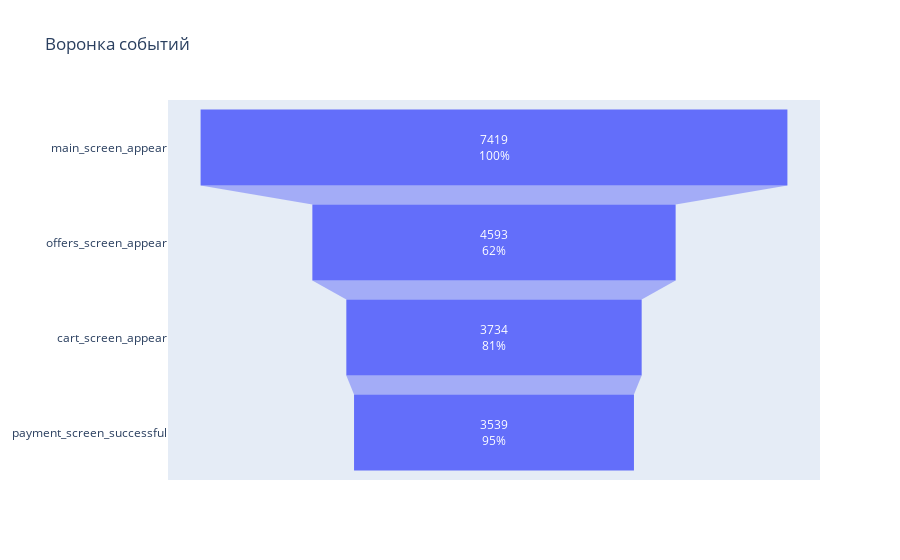

The code cell stored with this chart in its notebook:
### Code cell
#!c1.8
fig = go.Figure(go.Funnel(y=event_by_users['event_name'], x=event_by_users['unique_users'], textinfo = "value+percent previous", hoverinfo = "percent initial+percent previous"))
fig.update_layout(title='Воронка событий')
fig.show()

### Figure 1 — Plotly figure (JSON) as saved in the notebook; plotly's stock layout.template omitted (floating-point values rounded to 4 significant figures)
{"data": [{"hoverinfo": "percent initial+percent previous", "textinfo": "value+percent previous", "type": "funnel", "x": [7419, 4593, 3734, 3539], "y": ["main_screen_appear", "offers_screen_appear", "cart_screen_appear", "payment_screen_successful"]}], "layout": {"title": {"text": "Воронка событий"}}}
